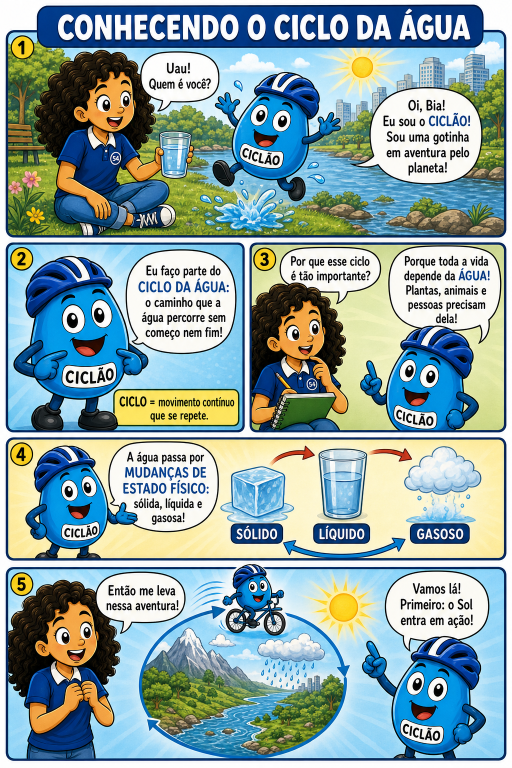
#> input picture ciencias/ciclo-da-agua/hq-ciclo-da-agua-pg1.png, 1024 x 1536 px, found by its file name (shown at 1/2 size); its folder holds 4 pictures in this run; the run also reads 2 pictures not shown here
$ python colar_hq.py
#> lines starting #> are read from the running program, lines starting #| are printed output that depends on the picture
from PIL import Image
import os

slug = "ciclo-da-agua"
pasta = r"C:\Users\wizar\OneDrive\Documentos\Projeto Estudos\estudos\ciencias\ciclo-da-agua"

print("Validando dimensões das 4 páginas...")
print("-" * 60)

EXPECTED_W, EXPECTED_H = 1024, 1536
erros = []

for i in range(1, 5):
    path = os.path.join(pasta, f"hq-{slug}-pg{i}.png")
    img = Image.open(path)
#> img is the input picture: PIL image 1024x1536 RGB; mean R, G, B 141, 164.8, 165.2
    status = "OK" if (img.width == EXPECTED_W and img.height == EXPECTED_H) else "ERRO"
#> status = 'OK'
    print(f"pg{i}: {img.width}x{img.height}px — {status}")
#| pg1: 1024x1536px — OK

    if img.width != EXPECTED_W or img.height != EXPECTED_H:
        erros.append(f"pg{i}: {img.width}x{img.height}px (esperado {EXPECTED_W}x{EXPECTED_H})")

print("-" * 60)

if erros:
    print("\nCOLAGEM ABORTADA — páginas com dimensão incorreta:")
    for erro in erros:
        print(f"  - {erro}")
    exit(1)

print("\nDimensões OK - Empilhando páginas...")

# Carregar as 4 páginas
arquivos = [f"hq-{slug}-pg{i}.png" for i in range(1, 5)]
#> arquivos = ['hq-ciclo-da-agua-pg1.png', 'hq-ciclo-da-agua-pg2.png', 'hq-ciclo-da-agua-pg3.png', 'hq-ciclo-da-agua-pg4.png']
imgs = [Image.open(os.path.join(pasta, f)).convert("RGB") for f in arquivos]
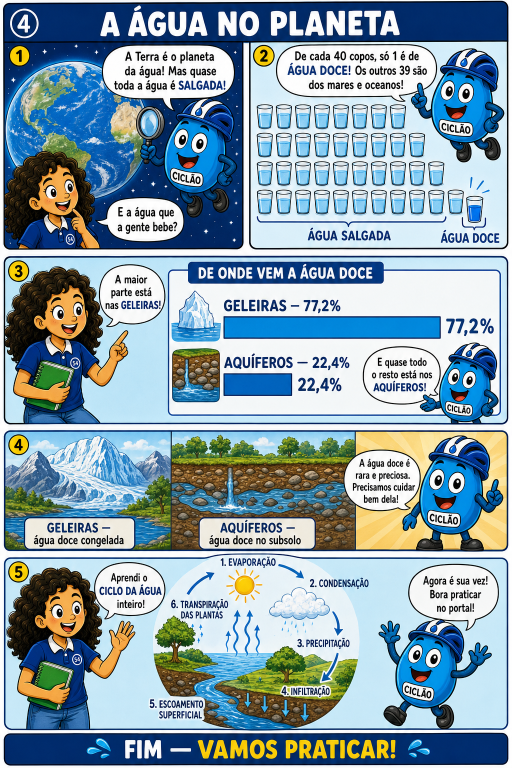
#> input picture ciencias/ciclo-da-agua/hq-ciclo-da-agua-pg4.png, 1024 x 1536 px, found by its file name (shown at 1/2 size)

# Normalizar largura para a maior entre as 4
largura_max = max(img.width for img in imgs)
#> largura_max = 1024
imgs_norm = []
for img in imgs:
    if img.width != largura_max:
        nova_altura = int(img.height * largura_max / img.width)
        img = img.resize((largura_max, nova_altura), Image.LANCZOS)
    imgs_norm.append(img)
#> this loop made 4 passes
#> after the loop, imgs_norm = 4 items

# Empilhar verticalmente
altura_total = sum(img.height for img in imgs_norm)
#> altura_total = 6144
canvas = Image.new("RGB", (largura_max, altura_total), (255, 255, 255))
#> canvas: PIL image 1024x6144 RGB; every value is 255

y = 0
for img in imgs_norm:
    canvas.paste(img, (0, y))
    y += img.height
#> this loop made 4 passes
#> y on passes 1 to 4: 1536, 3072, 4608, 6144
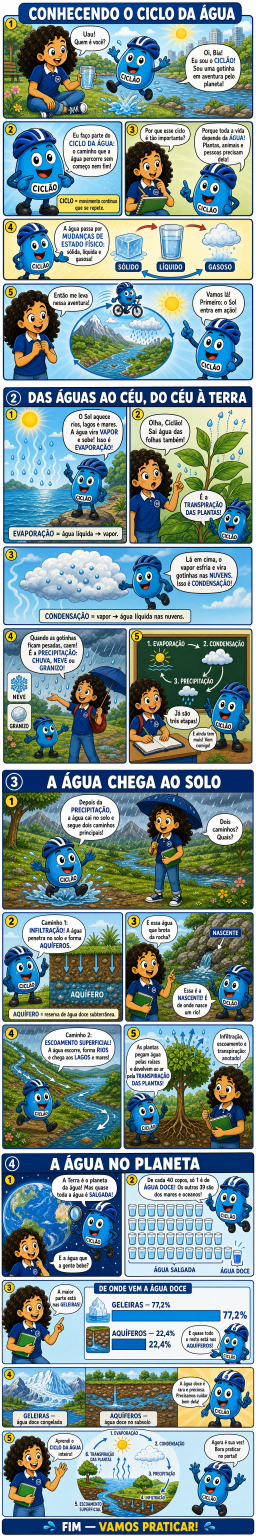
#> canvas: PIL image 1024x6144 RGB (shown at 1/4 size); mean R, G, B 128.1, 150.8, 151.4
#> after the loop, y = 6144

# Salvar
saida = os.path.join(pasta, f"hq-{slug}.png")
canvas.save(saida, "PNG", optimize=True)
print(f"Salvo: {saida}")
print(f"Dimensões finais: {largura_max}x{altura_total}px")
#| Dimensões finais: 1024x6144px
